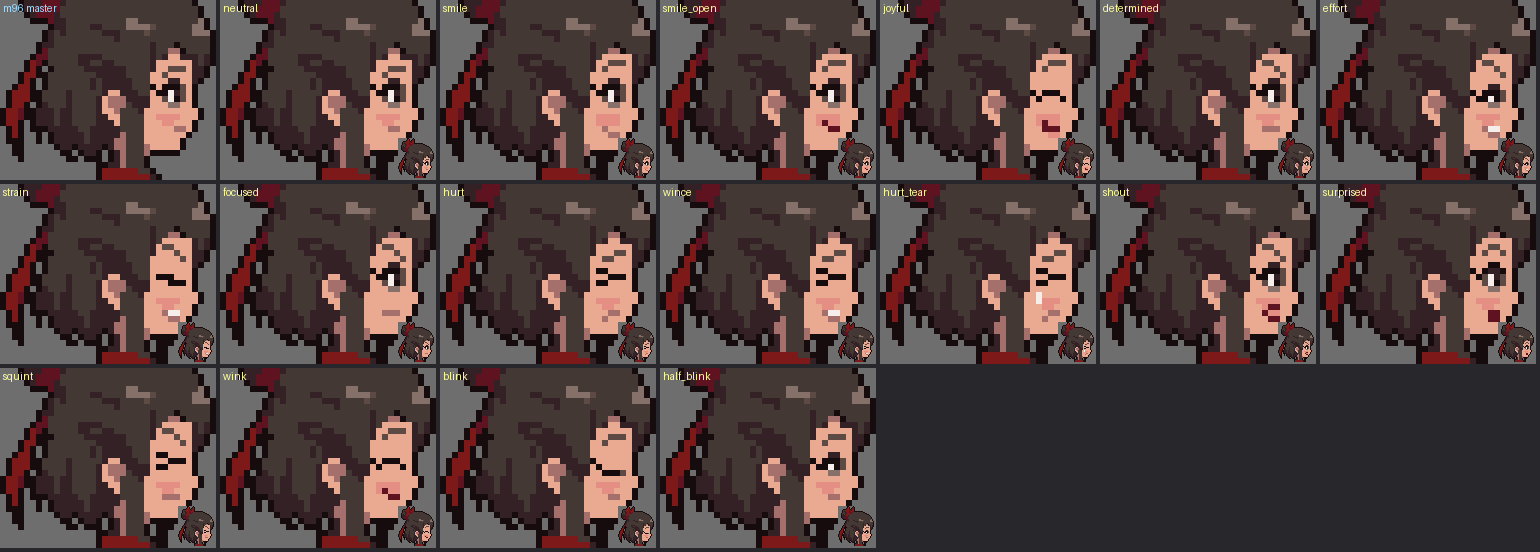
#> input picture REVIEW/exp/2026-10-28_sw_skinned/face/out/sheet_expr_E.png, 1540 x 552 px, given in place of S_f06.png, which was not available
$ python defects_board.py
#> lines starting #> are read from the running program, lines starting #| are printed output that depends on the picture; pictures that were not available may be replaced by others from this repository, and a replacement may not be noted
"""charlab review r1: defects.png - one 4x frame per top defect."""
import os
import numpy as np
from PIL import Image, ImageDraw, ImageFont
ROOT = os.path.abspath(os.path.join(os.path.dirname(__file__), '..', '..')); OUT = os.path.join(ROOT, 'lab', 'out')
BG = (122, 128, 140); FONT = ImageFont.truetype('/System/Library/Fonts/Helvetica.ttc', 14)
D = [('ranger/simple_slim/64/S_f06', 'D1 detached shins/boots (slim 64)'),
     ('runner/medium_slim/96/SE_f04', 'D1 1-px limbs break (slim 96)'),
     ('schoolgirl/medium_compact/64/E_f00', 'D2 E: face hidden, tie floats'),
     ('astronaut/medium_chibi/48/E_f02', 'D2 E: faceless helmet'),
     ('mechanic/medium_compact/64/S_f00', 'D3 barrel torso, A-pose arms'),
     ('runner/medium_compact/64/S_f00', 'D4 ponytail reads as a head spike'),
     ('diver/detailed_compact/48/SE_f02', 'D5 decals/fins < 64 px = specks'),
     ('ranger/medium_chibi/48/SE_f02', 'D6 chibi hat = mushroom over face')]
tiles = []
for p, cap in D:
    im = Image.open(os.path.join(OUT, p + '.png')).convert('RGBA')
    a = np.array(im)[..., 3] > 0; ys, xs = np.nonzero(a)
#> after `a = np.array(im)[..., 3] > 0`: a: shape (552, 1540) bool; every value is 1
    im = im.crop((xs.min() - 2, ys.min() - 2, xs.max() + 3, ys.max() + 3))
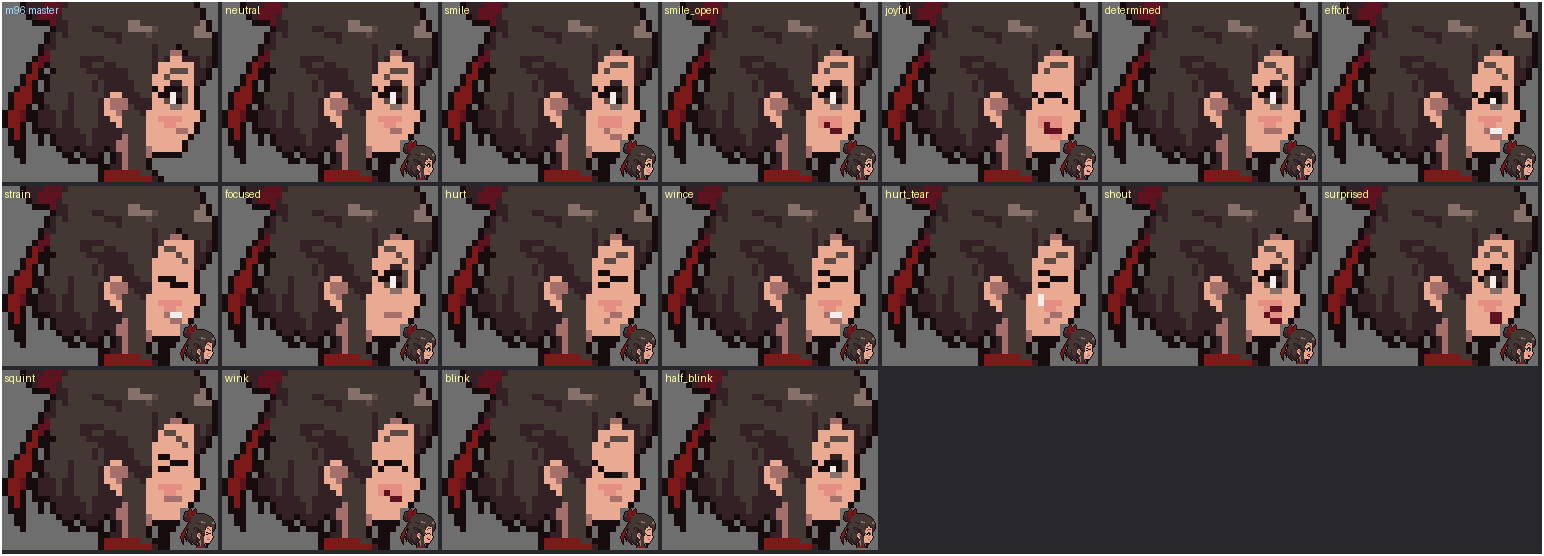
#> im: PIL image 1544x556 RGBA; mean R, G, B, A 80.4, 63.9, 62.1, 252.5; transparent parts drawn white
    k = max(2, min(6, 300 // im.height)); im = im.resize((im.width * k, im.height * k), Image.NEAREST)
#> after `k = max(2, min(6, 300 // im.height))`: k = 2
    t = Image.new('RGBA', (max(im.width, 290), im.height + 40), BG + (255,)); t.alpha_composite(im, ((t.width - im.width) // 2, 36))
#> after `t = Image.new('RGBA', (max(im.width, 290), im.height + 40), BG + (255,`:
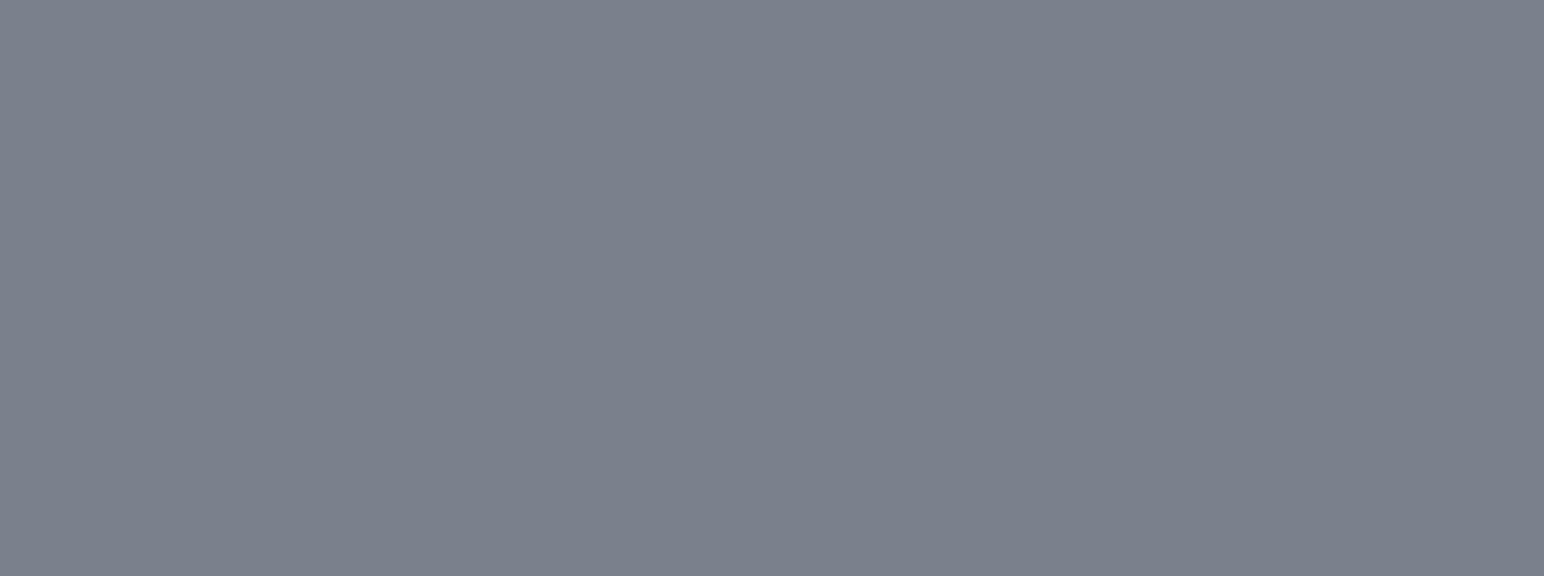
#> t: PIL image 3088x1152 RGBA (shown at 1/2 size); mean R, G, B, A 122, 128, 140, 255
#> after `t.alpha_composite(im, ((t.width - im.width) // 2, 36))`:
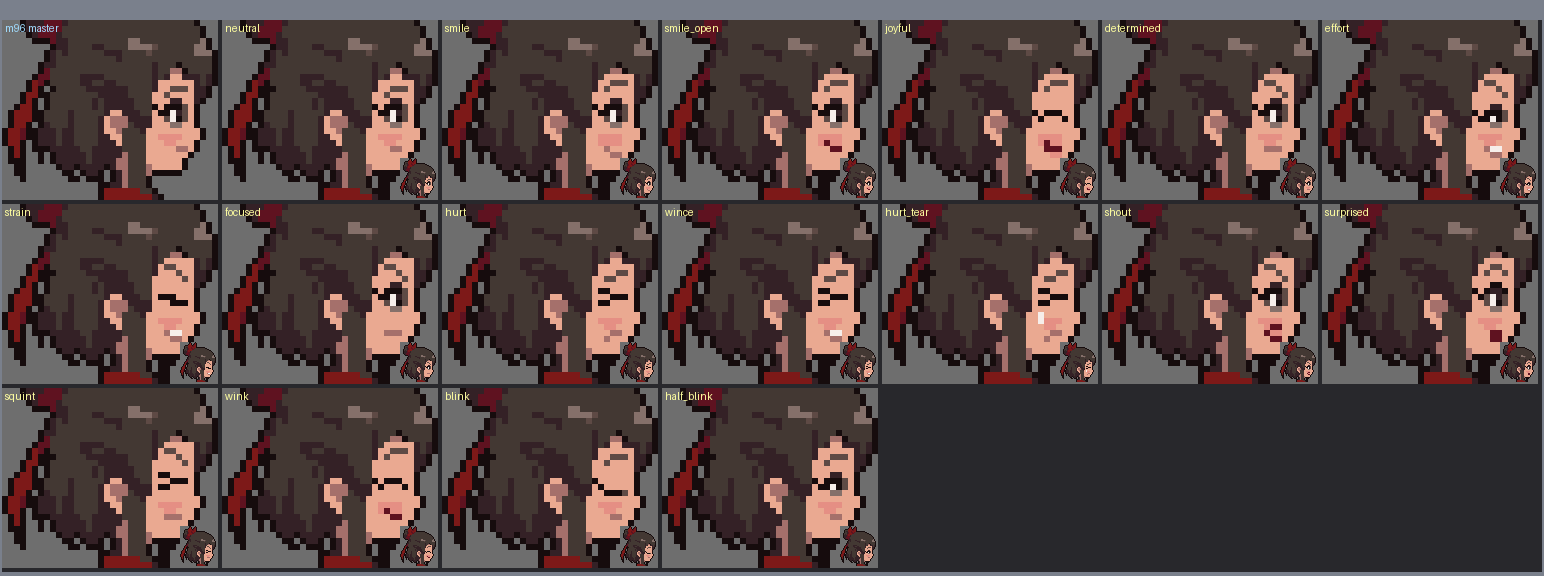
#> t: PIL image 3088x1152 RGBA (shown at 1/2 size); mean R, G, B, A 83, 67.4, 66.1, 255
    d = ImageDraw.Draw(t); d.text((4, 2), cap, fill=(255, 255, 255), font=FONT); d.text((4, 18), p.replace('/', ' / ') + f'  x{k}', fill=(225, 230, 240), font=FONT)
    tiles.append(t.convert('RGB'))
#> pass 2 of the loop `for p, cap in D:`:
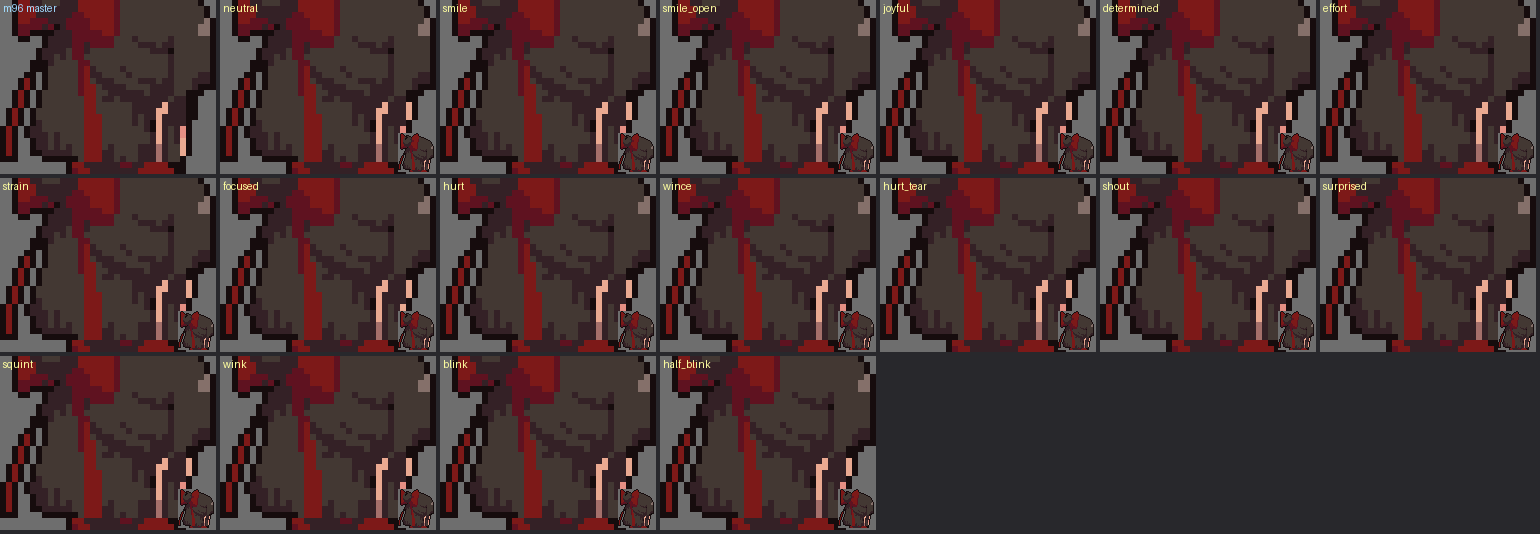
#> input picture REVIEW/exp/2026-10-28_sw_skinned/face/out/sheet_expr_NE.png, 1540 x 534 px, given in place of SE_f04.png, which was not available
#> a: shape (534, 1540) bool; every value is 1
#> `t = Image.new('RGBA', (max(im.width, 290), im.height + 40), BG + (255,`:
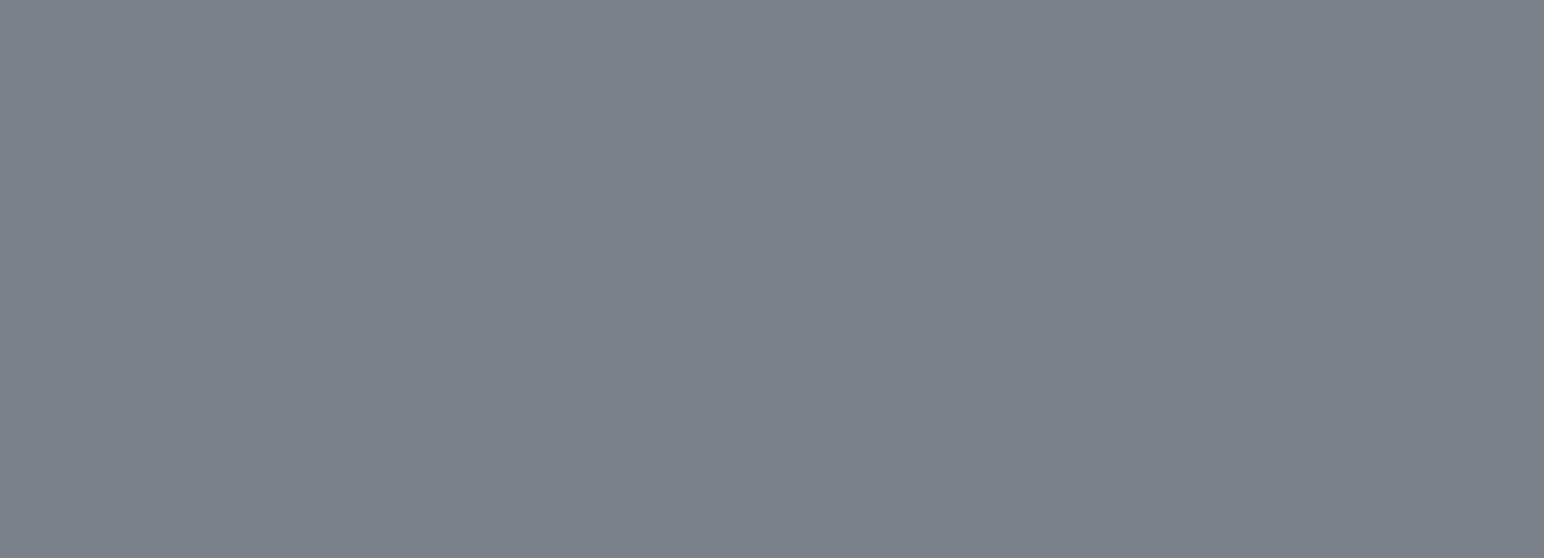
#> t: PIL image 3088x1116 RGBA (shown at 1/2 size); mean R, G, B, A 122, 128, 140, 255
#> `t.alpha_composite(im, ((t.width - im.width) // 2, 36))`:
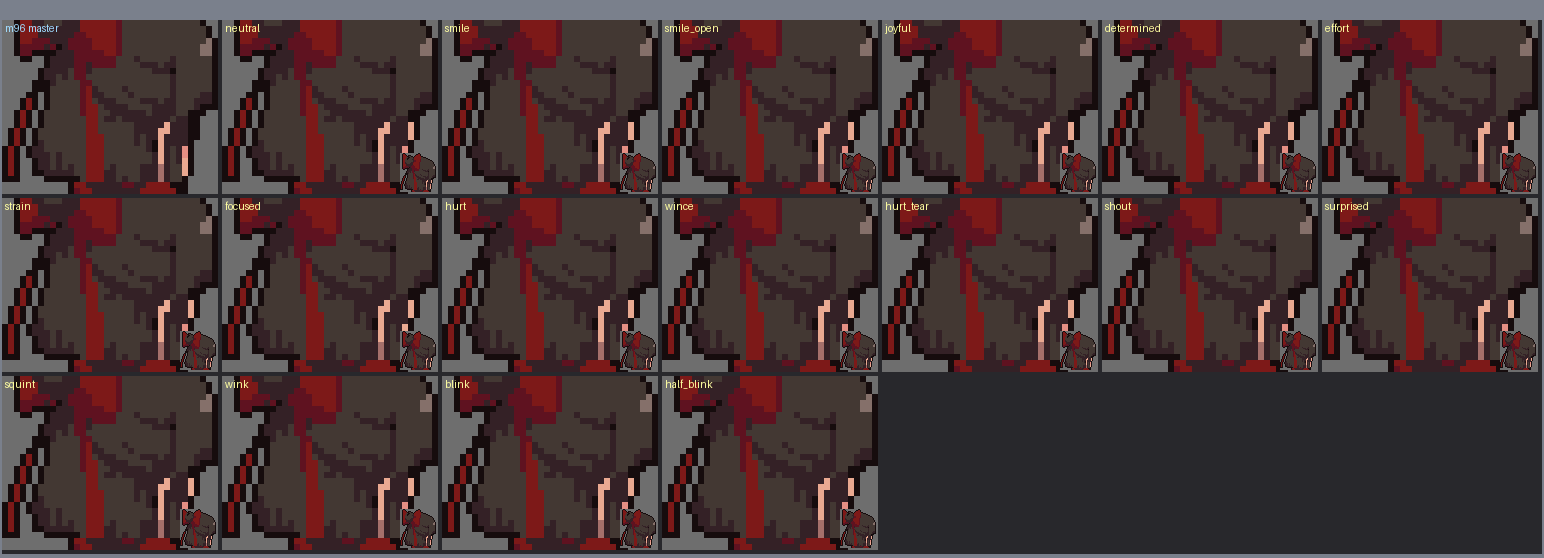
#> t: PIL image 3088x1116 RGBA (shown at 1/2 size); mean R, G, B, A 71.7, 52.9, 53.6, 255
#> (the run stopped early here; a loop or call above may not have finished)
